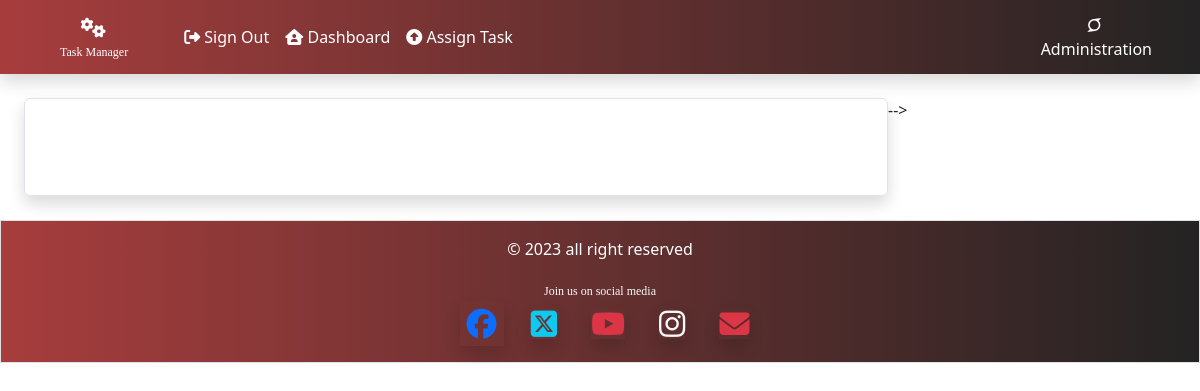
The app's page /taskmanager/evaluation/46/CT (signed in), older data.
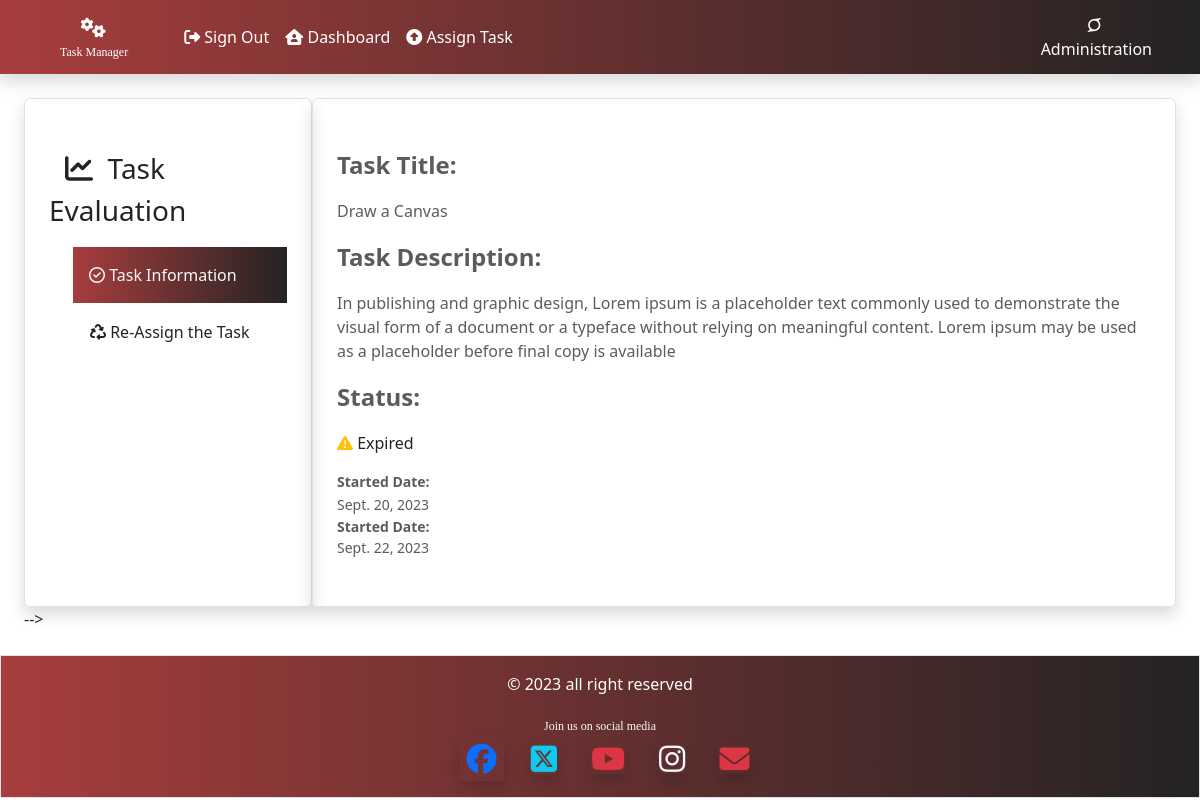
The same page, newer data.
### taskmanager/models.py (models this page shows, shortened)
class Task(models.Model):
    assign_by=models.ForeignKey(CustomUser,related_name='assigned_by' ,on_delete=models.CASCADE)
    assign_to=models.ForeignKey(CustomUser,related_name='assigned_to' ,on_delete=models.CASCADE)
    dept = models.ForeignKey(Department, on_delete=models.CASCADE, null=True, blank=True)
    task_name=models.CharField(max_length=100)
    task_desc=models.CharField(max_length=250)
    status=models.IntegerField(default=0)
    start_date=models.DateField(auto_now=True)
    end_date=models.DateField()

### taskmanager/views.py (the view, shortened to what this page needs)
# urls.py: path('evaluation/<tid>/<flag>',views.evaluation, name="evaluation"),
@login_required(login_url='/taskmanager/login')
def evaluation(request, tid, flag):
    if flag == 'RT':
        key = 'RT'
    elif flag == 'CT':
        key = 'CT'
    else:
        key = 'all'
    comp_task=Task.objects.filter(id=tid)
    return render(request, 'taskmanager/task_evaluate.html',{'comp_task':comp_task,'flag':key})

### taskmanager/templates/taskmanager/task_evaluate.html (shortened to what this page needs)
{% extends 'taskmanager/base.html'%}
{% load static %}
{% block content %}
<div class="row m-4">
    {% for  value in comp_task  %}
    <div class="col-md-3 rounded shadow border p-5 px-4">
        <span class="text-center ms-3 fs-3 my-5 "><i class="fa-solid fa-chart-line"></i>&nbsp; Task Evaluation</span>
        <div class="ms-4">
                {% if flag == 'CT' %}
                    <a class="nav-link mt-3" href="{% url 'taskmanager:evaluation' value.id 'CT' %}">
                        <div class="p-3 bg-maroon text-light">
                            <i class="fa-regular fa-circle-check"></i>&nbsp;Task Information</div>
                    </a>
                {% else %}
                    <a class="nav-link mt-3" href="{% url 'taskmanager:evaluation' value.id 'CT' %}">
                        <div class="p-3 cl-effect-1"><i class="fa-regular fa-circle-check"></i>&nbsp;Task Information</div>
                    </a>
                {% endif %}
                {% if flag == 'RT' %}
                    <a class="nav-link" href="{% url 'taskmanager:evaluation' value.id 'RT' %}">
                        <div class="p-3 bg-maroon text-light"><i class="fa-solid fa-recycle"></i>&nbsp;Re-Assign the Task</div>
                    </a>
                {%else%}
                    <a class="nav-link" href="{% url 'taskmanager:evaluation' value.id 'RT' %}">
                        <div class="p-3 cl-effect-1"><i class="fa-solid fa-recycle"></i>&nbsp;Re-Assign the Task</div>
                    </a>
                {% endif %}
        </div>
    </div>
    {% endfor %}
    {% if flag == 'CT' %}
    <div class="col-md-9 col-sm-12 rounded shadow border p-5 px-4" id="Off">
        {% for  key in comp_task  %}
        <p class="text-muted fw-bold fs-4">Task Title: </p>
        <p class="text-muted">{{key.task_name}}</p>
        <p class="text-muted fw-bold fs-4">Task Description: </p>
        <p class="text-muted">{{key.task_desc}}</p>
        <p class="text-muted fw-bold fs-4">Status: </p>
        {% if key.status == 80 %}
        <p class="text-primary"><i class="fa-solid fa-spinner fa-spin-pulse"></i>&nbsp;waiting for confirmation</p>
        {% elif key.status == 100 %}
        <p class="text-success">Completed &nbsp;<i class="fa-solid fa-circle-check"></i></p>
        {% else %}
           <p class="text-warning"><i class="fa-solid fa-triangle-exclamation"></i>
        <span class="text-dark">Expired</span></p>
        {% endif %}
        <small class="text-muted fw-bold d-block">Started Date: </small>
        <small class="text-muted">{{key.start_date}}</small>
        <small class="text-muted fw-bold d-block">Started Date: </small>
        <small class="text-muted d-block">{{key.end_date}}</small>
        {% endfor %}
    </div>
    {% endif %} -->
</div>
{% endblock content %}

Row changes from the older to the newer data that the page shows:
added Task: task_name "Draw a Canvas", task_desc "In publishing and graphic design, Lorem ipsum is a placeholder text commonly used to demonstrate the visual form of a document or a typeface without relying on meaningful content. Lorem ipsum may be used as a placeholder before final copy is available", status 1 (drawn), start_date "Sept. 20, 2023", end_date "Sept. 22, 2023"
